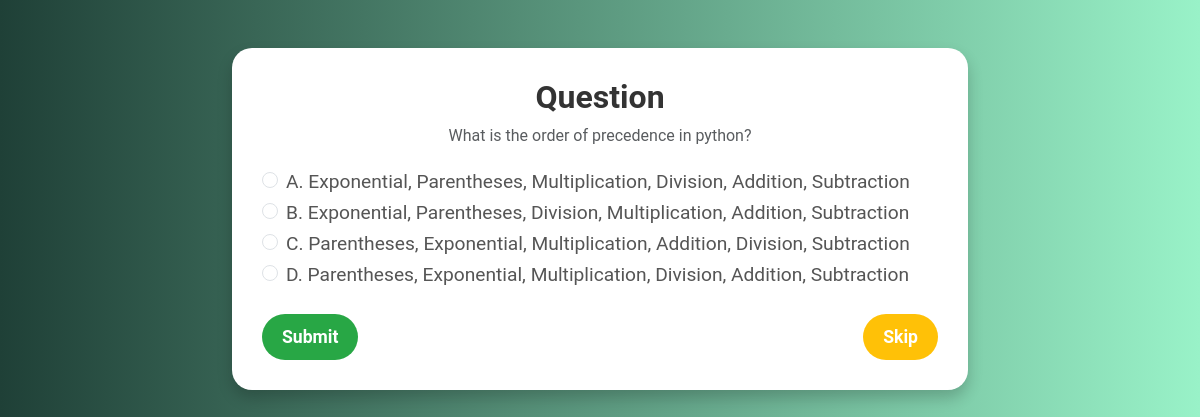
Page /question/ (signed in) on the committed database.
### quiz/models.py (models this page shows, shortened)
class Question(models.Model):
    CORRECT_OPTION_CHOICES = [
        ('A', 'Option A'),
        ('B', 'Option B'),
        ('C', 'Option C'),
        ('D', 'Option D'),
    ]
    question_text = models.CharField(max_length=255)
    option_a = models.CharField(max_length=100)
    option_b = models.CharField(max_length=100)
    option_c = models.CharField(max_length=100)
    option_d = models.CharField(max_length=100)
    correct_option = models.CharField(max_length=1, choices=CORRECT_OPTION_CHOICES)

### quiz/views.py (the view, shortened to what this page needs)
# urls.py: path('question/', QuestionView.as_view(), name='quiz-question'),
@method_decorator(login_required, name='dispatch')
class QuestionView(View):
    def get(self, request):
        session_id = request.session.get('quiz_id')
        if not session_id:
            return redirect('quiz-start')
        session = QuizSession.objects.get(id=session_id)
        visited_questions = session.visited_questions.all()
        remaining_questions = Question.objects.exclude(id__in=visited_questions)
        if not remaining_questions.exists():
            return redirect('quiz-results')
        question = choice(remaining_questions)
        return render(request, 'quiz/question.html', {'question': question})

### templates/quiz/question.html (shortened to what this page needs)
<!DOCTYPE html>
<html>
  <head>
    <link href="https://cdn.jsdelivr.net/npm/bootstrap@5.3.0/dist/css/bootstrap.min.css" rel="stylesheet" />
  </head>
  <body>
    <div class="container mt-5">
      <div class="row justify-content-center">
        <div class="col-md-8">
          <div class="quiz-card">
            <h2 class="quiz-title text-center">Question</h2>
            <p class="text-center text-muted">{{ question.question_text }}</p>
            <form method="post">
              <div class="option-container">
                <div class="form-check">
                  <input class="form-check-input" type="radio" name="selected_option" id="optionA" value="A" />
                  <label class="form-check-label" for="optionA">A. {{ question.option_a }}</label>
                </div>
                <div class="form-check">
                  <input class="form-check-input" type="radio" name="selected_option" id="optionB" value="B" />
                  <label class="form-check-label" for="optionB">B. {{ question.option_b }}</label>
                </div>
                <div class="form-check">
                  <input class="form-check-input" type="radio" name="selected_option" id="optionC" value="C" />
                  <label class="form-check-label" for="optionC">C. {{ question.option_c }}</label>
                </div>
                <div class="form-check">
                  <input class="form-check-input" type="radio" name="selected_option" id="optionD" value="D" />
                  <label class="form-check-label" for="optionD">D. {{ question.option_d }}</label>
                </div>
              </div>
              <div class="d-flex justify-content-between mt-4">
                <button
                  type="button"
                  class="btn btn-submit"
                  onclick="document.getElementById('actionInput').value='submit'; this.closest('form').submit();"
                >
                  Submit
                </button>
                <button
                  type="button"
                  class="btn btn-skip"
                  onclick="document.getElementById('actionInput').value='skip'; this.closest('form').submit();"
                >
                  Skip
                </button>
              </div>
            </form>
          </div>
        </div>
      </div>
    </div>
  </body>
</html>

### templates/quiz/question.html (style rules this page uses)
body { background: linear-gradient(to right, #1f4037, #99f2c8); color: #fff; font-family: 'Roboto', sans-serif; }
.quiz-card { background-color: #ffffff; border-radius: 20px; box-shadow: 0px 8px 15px rgba(0, 0, 0, 0.2); padding: 30px; }
.quiz-title { font-size: 2rem; font-weight: bold; color: #333; }
.option-container { margin-top: 20px; }
.form-check-label { font-size: 1.2rem; color: #555; }
.btn-submit, .btn-skip { font-size: 1.1rem; padding: 10px 20px; border-radius: 25px; font-weight: bold; transition: all 0.3s ease; }
.btn-submit { background-color: #28a745; border: none; color: #fff; }
.btn-skip { background-color: #ffc107; border: none; color: #fff; }

### rows in the picture
Question: question_text "What is the order of precedence in python?", option_a "Exponential, Parentheses, Multiplication, Division, Addition, Subtraction", option_b "Exponential, Parentheses, Division, Multiplication, Addition, Subtraction", option_c "Parentheses, Exponential, Multiplication, Addition, Division, Subtraction", option_d "Parentheses, Exponential, Multiplication, Division, Addition, Subtraction"
